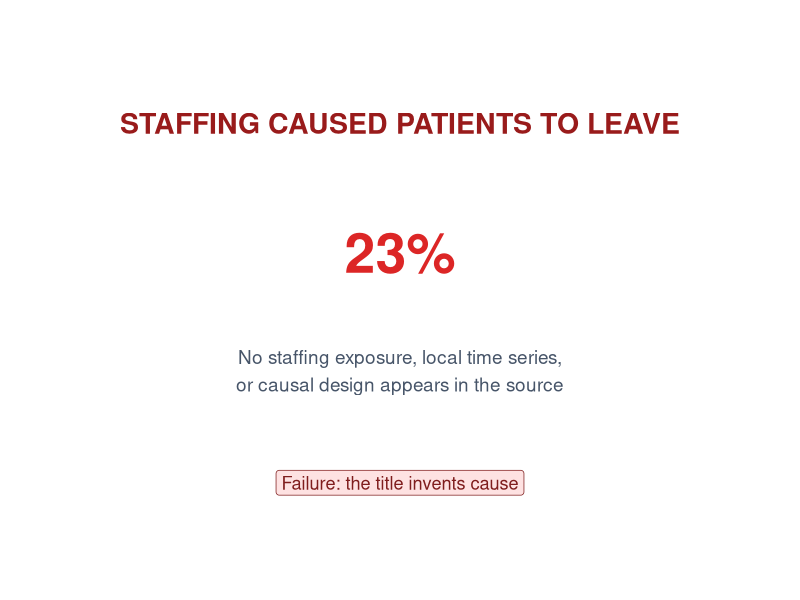

The R source for this figure: (Note: this script raises an error after producing the figure.)
args <- commandArgs(trailingOnly = TRUE)
option_value <- function(flag, default) {
  index <- match(flag, args)
  if (is.na(index) || index == length(args)) default else args[[index + 1]]
}

script_arg <- commandArgs(FALSE)[grep("^--file=", commandArgs(FALSE))][1]
script_path <- normalizePath(sub("^--file=", "", script_arg), mustWork = TRUE)
module_root <- dirname(script_path)
output_dir <- option_value("--output", file.path(module_root, "critique-output"))
dir.create(output_dir, recursive = TRUE, showWarnings = FALSE)
if (!requireNamespace("ggplot2", quietly = TRUE)) stop("Package ggplot2 is required.")

base_theme <- ggplot2::theme_void() + ggplot2::theme(plot.margin = ggplot2::margin(20, 20, 20, 20))

c1 <- ggplot2::ggplot() +
  ggplot2::annotate("text", x = 1, y = 3.8, label = "STAFFING CAUSED PATIENTS TO LEAVE", size = 7.2, fontface = "bold", color = "#991b1b") +
  ggplot2::annotate("text", x = 1, y = 2.7, label = "23%", size = 14, fontface = "bold", color = "#dc2626") +
  ggplot2::annotate("text", x = 1, y = 1.7, label = "No staffing exposure, local time series,\nor causal design appears in the source", size = 4.8, color = "#475569") +
  ggplot2::annotate("label", x = 1, y = 0.75, label = "Failure: the title invents cause", size = 4.6, fill = "#fee2e2", color = "#7f1d1d", linewidth = 0.3) +
  ggplot2::coord_cartesian(xlim = c(0, 2), ylim = c(0.2, 4.4)) + base_theme
ggplot2::ggsave(file.path(output_dir, "C1-overstated-causality.png"), c1, width = 10, height = 6, dpi = 160, bg = "white")

c2 <- ggplot2::ggplot() +
  ggplot2::annotate("text", x = 1, y = 4.0, label = "CURRENT ED PERFORMANCE", size = 7, fontface = "bold", color = "#0f172a") +
  ggplot2::annotate("text", x = 1, y = 2.75, label = "23%", size = 15, fontface = "bold", color = "#b91c1c") +
  ggplot2::annotate("text", x = 1, y = 1.7, label = "The 2024 period, 2026 release,\nand 590-day lag have been removed", size = 4.9, color = "#475569") +
  ggplot2::annotate("label", x = 1, y = 0.7, label = "Failure: public reporting is mislabeled current", size = 4.4, fill = "#ffedd5", color = "#9a3412", linewidth = 0.3) +
  ggplot2::coord_cartesian(xlim = c(0, 2), ylim = c(0.2, 4.5)) + base_theme
ggplot2::ggsave(file.path(output_dir, "C2-hidden-freshness.png"), c2, width = 10, height = 6, dpi = 160, bg = "white")

c3 <- ggplot2::ggplot() +
  ggplot2::annotate("segment", x = 0.2, xend = 1.25, y = 3.6, yend = 2.5, linewidth = 5, color = "#dc2626", arrow = grid::arrow(length = grid::unit(0.35, "inches"))) +
  ggplot2::annotate("text", x = 0.75, y = 4.15, label = "ALARMING OUTLIER!", size = 8, fontface = "bold", color = "#991b1b") +
  ggplot2::annotate("point", x = 1.35, y = 2.4, size = 9, color = "#1f49b6") +
  ggplot2::annotate("text", x = 1.35, y = 1.75, label = "23%", size = 7, fontface = "bold") +
  ggplot2::annotate("text", x = 1.0, y = 0.42, label = "mock trigger, not CMS | historical period | review before action", size = 2.3, color = "#94a3b8") +
  ggplot2::annotate("label", x = 1, y = 0.95, label = "Failure: dramatic annotation buries the decision boundary", size = 4.0, fill = "#fef2f2", color = "#7f1d1d", linewidth = 0.3) +
  ggplot2::coord_cartesian(xlim = c(0, 2), ylim = c(0.1, 4.6)) + base_theme
ggplot2::ggsave(file.path(output_dir, "C3-annotation-misdirection.png"), c3, width = 10, height = 6, dpi = 160, bg = "white")

message(sprintf("Module 13 critique lab wrote 3 figures to %s", normalizePath(output_dir, winslash = "/", mustWork = TRUE)))
